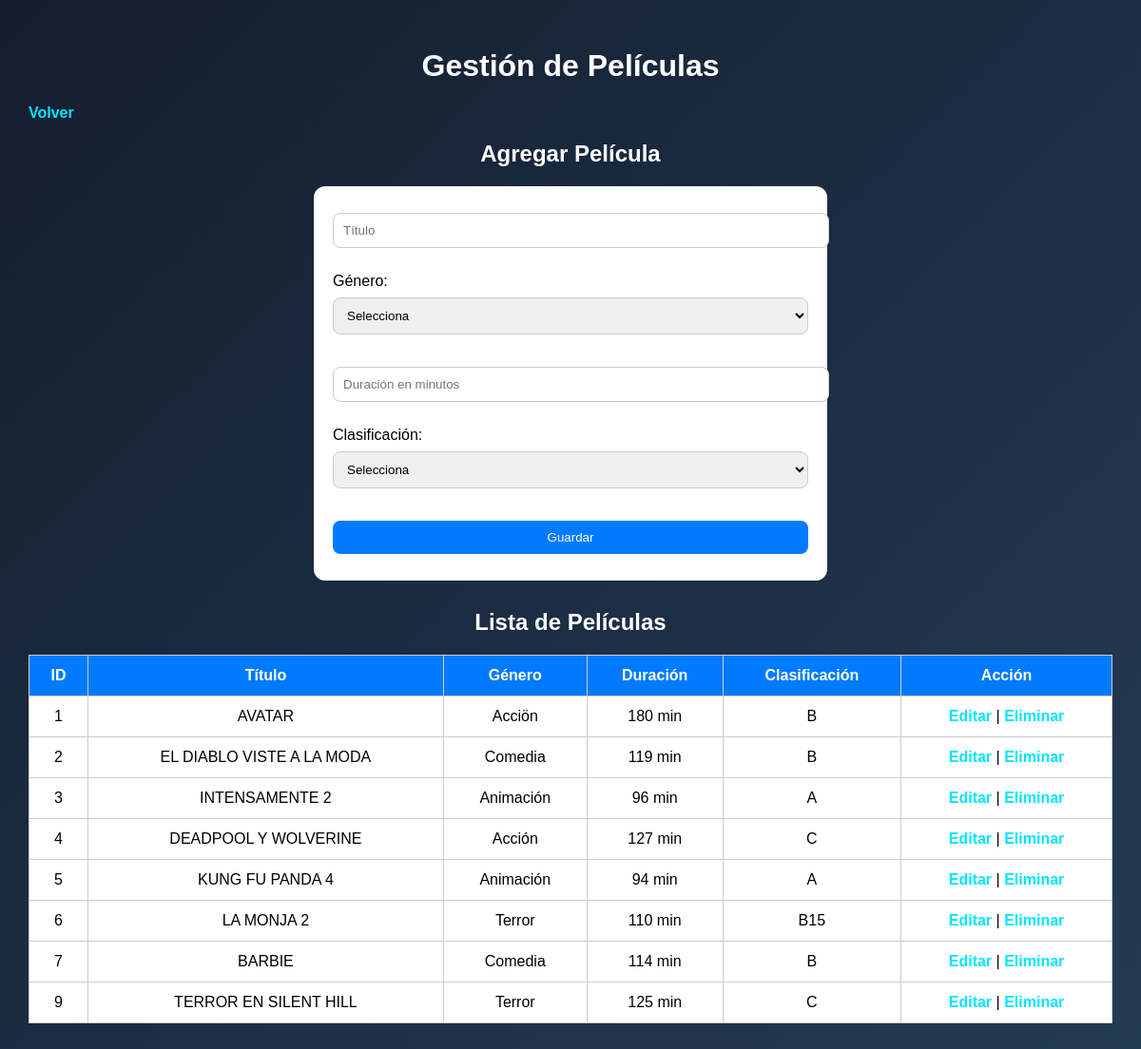
The page /peliculas/index.php (signed in) on the database its author committed.
### tables this page shows
CREATE TABLE `peliculas` (
  `id` int(11) NOT NULL,
  `titulo` varchar(100) DEFAULT NULL,
  `genero` varchar(50) DEFAULT NULL,
  `duracion` int(11) DEFAULT NULL,
  `clasificacion` varchar(10) DEFAULT NULL
);

### peliculas/index.php (the view, shortened to what this page needs)
<?php
include("../conexion.php");
$resultado = $conexion->query("SELECT * FROM peliculas");
?>
<!DOCTYPE html>
<html lang="es">
<head>
<link rel="stylesheet" href="../estilos.css">
</head>
<body>
<h1>Gestión de Películas</h1>
<a href="../dashboard.php">Volver</a>
<h2>Agregar Película</h2>
<form method="POST" onsubmit="return validarPelicula()">
<input type="text" name="titulo" id="titulo" placeholder="Título" required>
<br><br>
<label>Género:</label><br>
<select name="genero" id="genero" required>
    <option value="">Selecciona</option>
</select>
<br><br>
<input type="number" name="duracion" id="duracion" placeholder="Duración en minutos" required>
<br><br>
<label>Clasificación:</label><br>
<select name="clasificacion" id="clasificacion" required>
    <option value="">Selecciona</option>
</select>
<br><br>
<button type="submit" name="guardar">Guardar</button>
</form>
<h2>Lista de Películas</h2>
<table>
<tr>
<th>ID</th>
<th>Título</th>
<th>Género</th>
<th>Duración</th>
<th>Clasificación</th>
<th>Acción</th>
</tr>
<?php while($fila = $resultado->fetch_assoc()){ ?>
<tr>
<td><?php echo $fila['id']; ?></td>
<td><?php echo $fila['titulo']; ?></td>
<td><?php echo $fila['genero']; ?></td>
<td><?php echo $fila['duracion']; ?> min</td>
<td><?php echo $fila['clasificacion']; ?></td>
<td>
<a href="editar.php?id=<?php echo $fila['id']; ?>">Editar</a> |
<a href="?eliminar=<?php echo $fila['id']; ?>">Eliminar</a>
</td>
</tr>
<?php } ?>
</table>
</body>
</html>

### estilos.css (style rules this page uses)
body { font-family: Arial, sans-serif; background: linear-gradient(135deg,#141e30,#243b55); color:white; margin:0; padding:30px; }
h1,h2 { text-align:center; }
a { color:#00e5ff; text-decoration:none; font-weight:bold; }
form { background:white; color:black; padding:20px; border-radius:12px; max-width:500px; margin:auto; margin-bottom:30px; }
input,select,button { width:100%; padding:10px; margin:8px 0; border-radius:8px; border:1px solid #ccc; }
button { background:#007bff; color:white; border:none; cursor:pointer; }
table { width:100%; background:white; color:black; border-collapse:collapse; }
th,td { padding:12px; border:1px solid #ccc; text-align:center; }
th { background:#007bff; color:white; }

### rows shown on the page
peliculas: id "1", titulo "AVATAR", genero "Acciön", duracion "180", clasificacion "B"
peliculas: id "2", titulo "EL DIABLO VISTE A LA MODA", genero "Comedia", duracion "119", clasificacion "B"
peliculas: id "3", titulo "INTENSAMENTE 2", genero "Animación", duracion "96", clasificacion "A"
peliculas: id "4", titulo "DEADPOOL Y WOLVERINE", genero "Acción", duracion "127", clasificacion "C"
peliculas: id "5", titulo "KUNG FU PANDA 4", genero "Animación", duracion "94", clasificacion "A"
peliculas: id "6", titulo "LA MONJA 2", genero "Terror", duracion "110", clasificacion "B15"
peliculas: id "7", titulo "BARBIE", genero "Comedia", duracion "114", clasificacion "B"
peliculas: id "9", titulo "TERROR EN SILENT HILL", genero "Terror", duracion "125", clasificacion "C"
